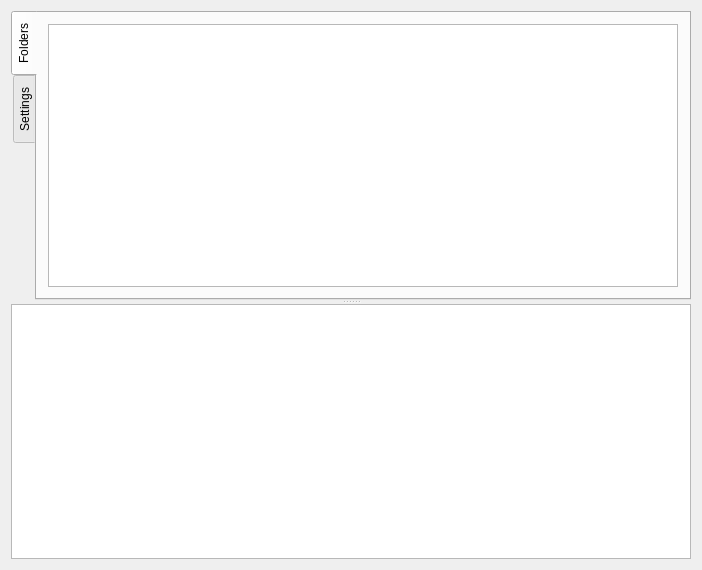
<?xml version="1.0" encoding="UTF-8"?>
<ui version="4.0">
 <class>MainWindow</class>
 <widget class="QMainWindow" name="MainWindow">
  <property name="geometry">
   <rect>
    <x>0</x>
    <y>0</y>
    <width>702</width>
    <height>570</height>
   </rect>
  </property>
  <property name="windowTitle">
   <string>Librevault</string>
  </property>
  <widget class="QWidget" name="centralWidget">
   <layout class="QGridLayout" name="gridLayout">
    <item row="0" column="0">
     <widget class="QSplitter" name="splitter">
      <property name="orientation">
       <enum>Qt::Vertical</enum>
      </property>
      <widget class="QTabWidget" name="tabWidget">
       <property name="tabPosition">
        <enum>QTabWidget::West</enum>
       </property>
       <property name="tabShape">
        <enum>QTabWidget::Rounded</enum>
       </property>
       <property name="currentIndex">
        <number>0</number>
       </property>
       <property name="usesScrollButtons">
        <bool>false</bool>
       </property>
       <widget class="QWidget" name="tab_main">
        <attribute name="title">
         <string>Folders</string>
        </attribute>
        <layout class="QGridLayout" name="gridLayout_2">
         <item row="0" column="0">
          <widget class="QTreeView" name="treeView">
           <property name="indentation">
            <number>0</number>
           </property>
           <property name="rootIsDecorated">
            <bool>false</bool>
           </property>
           <property name="uniformRowHeights">
            <bool>true</bool>
           </property>
           <property name="allColumnsShowFocus">
            <bool>true</bool>
           </property>
          </widget>
         </item>
        </layout>
       </widget>
       <widget class="QWidget" name="tab_settings">
        <attribute name="title">
         <string>Settings</string>
        </attribute>
       </widget>
      </widget>
      <widget class="QTextEdit" name="state_display">
       <property name="readOnly">
        <bool>true</bool>
       </property>
       <property name="acceptRichText">
        <bool>false</bool>
       </property>
      </widget>
     </widget>
    </item>
   </layout>
  </widget>
 </widget>
 <layoutdefault spacing="6" margin="11"/>
 <resources/>
 <connections/>
</ui>
